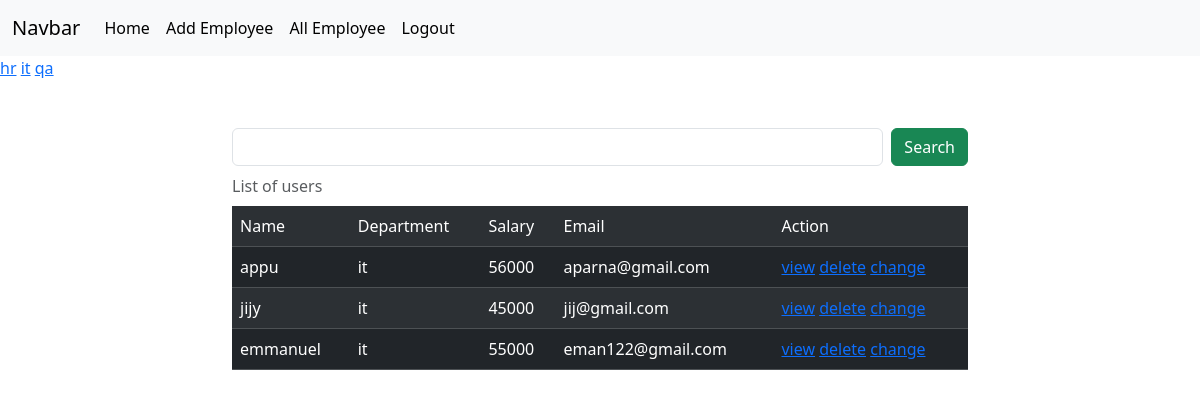
Page /employees/all/?department=it (signed in) on the committed database.
### crm/models.py (models this page shows, shortened)
class Employees(models.Model):
    name=models.CharField(max_length=200)
    department=models.CharField(max_length=200)
    salary=models.PositiveIntegerField()
    email=models.EmailField(unique=True)
    contact=models.CharField(max_length=10)
    age=models.PositiveIntegerField()
    profile_pic=models.ImageField(upload_to="images",null=True,blank=True)
    dob=models.DateField(null=True,blank=True)

### crm/views.py (the view, shortened to what this page needs)
# urls.py: path('employees/all/',views.EmployelistView.as_view(),name="emp-all"),
@method_decorator(signin_required,name="dispatch")
class EmployelistView(View):
     def get(self,request,*args,**kwargs):
          if request.user.is_authenticated:
             qs=Employees.objects.all()
             department=Employees.objects.all().values_list("department",flat=True).distinct()
             print(department)
             if "department" in request.GET:
                  dept=request.GET.get("department")
                  qs=qs.filter(department__iexact=dept)
             return render(request,"emp_list.html",{"data":qs,"department":department})
          else:
               messages.error(request,"invalid session")
               return redirect("signin")

### crm/views.py (called while the page is built)
def  signin_required(fn):
     def wrapper(request,*args,**kwargs):
          if not request.user.is_authenticated:
               messages.error(request,"invalid session")
               return redirect("signin")
          else:
                 return fn(request,*args,**kwargs)
     return wrapper

### crm/templates/emp_list.html (shortened to what this page needs)
{%extends 'base.html'%}
{%block body_block%}
<div>
 {%for dep in department%}
 <a href="{%url 'emp-all'%}?department={{dep}}">{{dep}}</a>
 {%endfor%}
</div>
<div class="container mt-5">
  <div class="row">
    <div class="col-2"></div>
    <div class="col-8">
       <form action="" method="post">
      <div class="d-flex">
        <input type="text" name="box" class="form-control me-2">
        <button type="submit" class="btn btn-success">Search</button>
      </div>
       </form>
    </div>
    <div class="col-2"></div>
  </div>
</div>
<div class="container">
<div class="row">
<div class="col-2"></div>
<div class="col-8">
<table class="table table-dark table-striped caption-top">
     <caption>List of users</caption>
  <tr>
  <td>Name</td>
  <td>Department</td>
  <td>Salary</td>
  <td>Email</td>
  <td>Action</td>
  </tr>
{%for emp in data%}
<tr>
<td>{{emp.name}}</td>
<td>{{emp.department}}</td>
<td>{{emp.salary}}</td>
<td>{{emp.email}}</td>
<td>
<a href="{%url 'emp-detail' emp.id%}">view</a>
<a href="{%url 'emp-delete' emp.id%}">delete</a>
<a href="{%url 'emp-edit' emp.id%}">change</a>
</td>
</tr>
{%endfor%}
</table>
</div>
<div class="col-2"></div>
</div>
</div>
{%endblock%}

### rows in the picture
Employees: name "appu", department "it", salary "56000", email "aparna@gmail.com"
Employees: name "jijy", department "it", salary "45000", email "jij@gmail.com"
Employees: name "emmanuel", department "it", salary "55000", email "eman122@gmail.com"

### other values in the picture
{{ dep }} "hr" "it" "qa"
